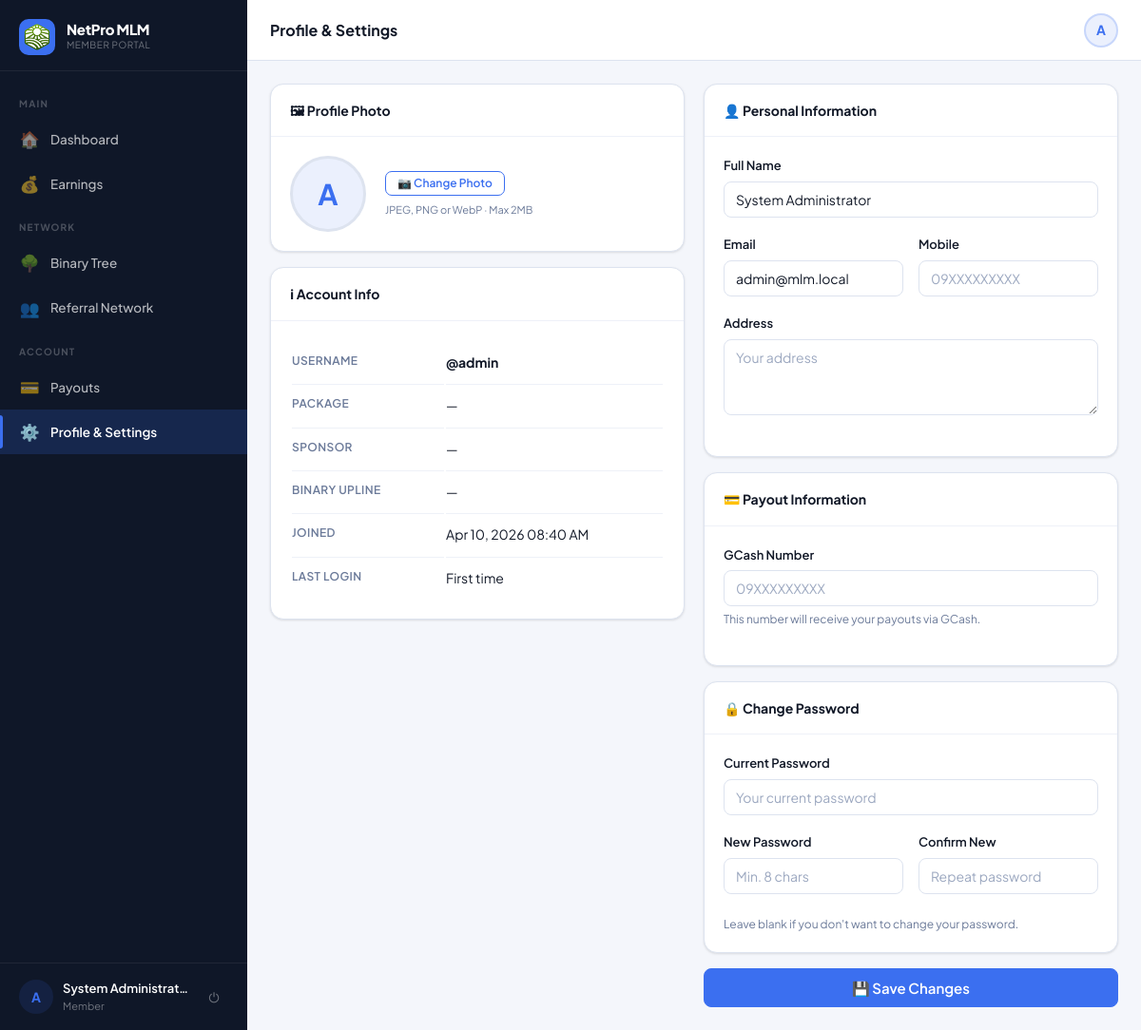
/?page=profile (signed in), run on the app's committed database.
### tables this page shows
CREATE TABLE users (
  id                INT UNSIGNED AUTO_INCREMENT PRIMARY KEY,
  username          VARCHAR(40)  NOT NULL UNIQUE,
  password_hash     VARCHAR(255) NOT NULL,
  role              ENUM('member','admin') NOT NULL DEFAULT 'member',
  package_id        INT UNSIGNED NULL,
  reg_code_id       INT UNSIGNED NULL,

   
  sponsor_id        INT UNSIGNED NULL,
  binary_parent_id  INT UNSIGNED NULL,
  binary_position   ENUM('left','right') NULL,

   
  left_count        INT UNSIGNED NOT NULL DEFAULT 0,
  right_count       INT UNSIGNED NOT NULL DEFAULT 0,
  pairs_paid        INT UNSIGNED NOT NULL DEFAULT 0,
  pairs_flushed     INT UNSIGNED NOT NULL DEFAULT 0,
  pairs_paid_today  INT UNSIGNED NOT NULL DEFAULT 0,   

   
  full_name         VARCHAR(120) NULL,
  email             VARCHAR(120) NULL,
  mobile            VARCHAR(20)  NULL,
  gcash_number      VARCHAR(20)  NULL,
  address           TEXT         NULL,
  photo             VARCHAR(200) NULL,

  ewallet_balance   DECIMAL(14,2) NOT NULL DEFAULT 0.00,
  status            ENUM('active','suspended','pending') NOT NULL DEFAULT 'active',
  joined_at         TIMESTAMP DEFAULT CURRENT_TIMESTAMP,
  last_login        TIMESTAMP NULL,

  FOREIGN KEY (sponsor_id)       REFERENCES users(id) ON DELETE SET NULL,
  FOREIGN KEY (binary_parent_id) REFERENCES users(id) ON DELETE SET NULL,
  FOREIGN KEY (package_id)       REFERENCES packages(id) ON DELETE SET NULL
);

### controllers/MemberController.php (called while the page is built, shortened)
<?php
class MemberController
{
    public function profile(): void
    {
        Auth::guard('member');
        $user = Auth::user();
        require 'views/member/profile.php';
    }
}

### index.php (called while the page is built, shortened)
<?php
require_once 'config/db.php';
require_once 'core/helpers.php';
require_once 'core/Auth.php';
if (setting('maintenance_mode') === '1' && !Auth::isAdmin()) {
    $name = setting('site_name', APP_NAME);
    http_response_code(503);
    die("<!doctype html><html><head><meta charset='UTF-8'><title>Maintenance — {$name}</title>
    <style>body{font-family:system-ui;display:flex;align-items:center;justify-content:center;min-height:100vh;margin:0;background:#f4f6fb;}
    .box{text-align:center;padding:40px;max-width:400px;}h1{font-size:24px;}p{color:#6b7a99;}</style>
    </head><body><div class='box'><div style='font-size:50px;margin-bottom:16px;'>🔧</div>
    <h1>{$name}</h1><p>We're performing scheduled maintenance. We'll be back shortly.</p></div></body></html>");
}
$page = $_GET['page'] ?? 'login';
$route = $routes[$page] ?? null;
[$ctrlClass, $method, $role] = $route;
(new $ctrlClass())->$method();

### config/db.php (called while the page is built, shortened)
<?php
function db(): PDO
{
    static $pdo = null;
    if ($pdo === null) {
        $dsn = sprintf(
            'mysql:host=%s;port=%s;dbname=%s;charset=utf8mb4',
            DB_HOST,
            DB_PORT,
            DB_NAME
        );
        try {
            $pdo = new PDO($dsn, DB_USER, DB_PASS, [
                PDO::ATTR_ERRMODE            => PDO::ERRMODE_EXCEPTION,
                PDO::ATTR_DEFAULT_FETCH_MODE => PDO::FETCH_ASSOC,
                PDO::ATTR_EMULATE_PREPARES   => false,
                PDO::MYSQL_ATTR_FOUND_ROWS   => true,
            ]);
        } catch (PDOException $e) {
            if (APP_ENV === 'development') {
                die('<pre>Database connection failed: ' . $e->getMessage() . '</pre>');
            }
            die('Service temporarily unavailable. Please try again later.');
        }
    }
    return $pdo;
}

### core/helpers.php (called while the page is built, shortened)
<?php
function e(mixed $val): string
{
    return htmlspecialchars((string) $val, ENT_QUOTES | ENT_SUBSTITUTE, 'UTF-8');
}
function fmt_date(?string $ts, string $format = 'M d, Y'): string
{
    return date($format, strtotime($ts));
}
function fmt_datetime(?string $ts): string
{
    return fmt_date($ts, 'M d, Y h:i A');
}
function current_page(): string
{
    return $_GET['page'] ?? 'login';
}
function setting(string $key, string $default = ''): string
{
    static $cache = [];
    if (!array_key_exists($key, $cache)) {
        $st = db()->prepare('SELECT value FROM settings WHERE key_name = ?');
        $st->execute([$key]);
        $cache[$key] = $st->fetchColumn() ?: $default;
    }
    return $cache[$key];
}

### core/Auth.php (called while the page is built, shortened)
<?php
class Auth
{
    public static function check(): bool
    {
        return isset($_SESSION['user_id']) && (int)$_SESSION['user_id'] > 0;
    }
    public static function isAdmin(): bool
    {
        return self::check() && $_SESSION['user_role'] === 'admin';
    }
    public static function id(): int
    {
        return (int)($_SESSION['user_id'] ?? 0);
    }
    public static function user(): array
    {
        static $user = null;
        if ($user === null) {
            $st = db()->prepare(
                'SELECT u.*, p.name AS package_name, p.pairing_bonus, p.daily_pair_cap,
                        p.direct_ref_bonus,
                        sp.username AS sponsor_username,
                        bp.username AS binary_parent_username
                 FROM   users u
                 LEFT JOIN packages p  ON p.id  = u.package_id
                 LEFT JOIN users sp    ON sp.id = u.sponsor_id
                 LEFT JOIN users bp    ON bp.id = u.binary_parent_id
                 WHERE  u.id = ?'
            );
            $st->execute([self::id()]);
            $user = $st->fetch() ?: [];
        }
        return $user;
    }
    public static function guard(string $role = 'member'): void
    {
        $u = self::user();
    }
}

### views/member/profile.php (the view, shortened to what this page needs)
<?php $pageTitle = 'Profile & Settings'; ?>
<!DOCTYPE html>
<html lang="en">
<head>
  <title><?= e($pageTitle . ' — ' . setting('site_name', APP_NAME)) ?></title>
  <link rel="stylesheet" href="<?= APP_URL ?>/assets/css/main.css">
  <link rel="stylesheet" href="<?= APP_URL ?>/assets/css/layout.css">
  <link rel="stylesheet" href="<?= APP_URL ?>/assets/css/components.css">
</head>
<body>
<div class="shell">
  <?php require 'views/partials/sidebar_member.php'; ?>
  <div class="main-area">
    <?php require 'views/partials/topbar.php'; ?>
    <main class="page-content">
      <form method="POST" action="<?= APP_URL ?>/?page=save_profile" enctype="multipart/form-data">
        <div class="grid-2" style="gap:20px;align-items:start;">
          <div style="display:flex;flex-direction:column;gap:16px;">
            <div class="card">
              <div class="card-header"><span class="card-title">🖼 Profile Photo</span></div>
              <div class="card-body" style="display:flex;align-items:center;gap:20px;flex-wrap:wrap;">
                <div id="photoPreviewWrap" style="width:80px;height:80px;border-radius:50%;overflow:hidden;background:var(--primary-light);display:flex;align-items:center;justify-content:center;font-size:30px;font-weight:700;color:var(--primary);flex-shrink:0;border:3px solid var(--border);">
                  <?php if ($user['photo']): ?>
                    <img id="photoPreview" src="<?= APP_URL ?>/uploads/<?= e($user['photo']) ?>" style="width:100%;height:100%;object-fit:cover;">
                  <?php else: ?>
                    <span id="photoInitial"><?= strtoupper(substr($user['username'], 0, 1)) ?></span>
                  <?php endif; ?>
                </div>
                <div>
                  <label class="btn btn-outline btn-sm" style="cursor:pointer;">
                    📷 Change Photo
                  </label>
                  <p class="text-muted" style="font-size:11px;margin-top:6px;">JPEG, PNG or WebP · Max 2MB</p>
                </div>
              </div>
            </div>
            <div class="card">
              <div class="card-header"><span class="card-title">ℹ Account Info</span></div>
              <div class="card-body">
                <table class="info-table">
                  <tr><td>Username</td><td><strong>@<?= e($user['username']) ?></strong></td></tr>
                  <tr><td>Package</td><td><?= e($user['package_name'] ?? '—') ?></td></tr>
                  <tr><td>Sponsor</td><td><?= isset($user['sponsor_username']) && $user['sponsor_username'] ? '@' . e($user['sponsor_username']) : '—' ?></td></tr>
                  <tr><td>Binary Upline</td><td>
                    <?php
                    $bpu = $user['binary_parent_username'] ?? null;
                    $bpp = $user['binary_position'] ?? null;
                    echo $bpu ? '@' . e($bpu) . ' (' . e($bpp) . ')' : '—';
                    ?>
                  </td></tr>
                  <tr><td>Joined</td><td><?= fmt_datetime($user['joined_at']) ?></td></tr>
                  <tr><td>Last Login</td><td><?= $user['last_login'] ? fmt_datetime($user['last_login']) : 'First time' ?></td></tr>
                </table>
              </div>
            </div>
          </div>
          <div style="display:flex;flex-direction:column;gap:16px;">
            <div class="card">
              <div class="card-header"><span class="card-title">👤 Personal Information</span></div>
              <div class="card-body">
                <div class="form-group">
                  <label class="form-label">Full Name</label>
                  <input type="text" name="full_name" class="form-control"
                    value="<?= e($user['full_name'] ?? '') ?>" placeholder="Your full name">
                </div>
                <div class="form-row">
                  <div class="form-group">
                    <label class="form-label">Email</label>
                    <input type="email" name="email" class="form-control"
                      value="<?= e($user['email'] ?? '') ?>" placeholder="email@example.com">
                  </div>
                  <div class="form-group">
                    <label class="form-label">Mobile</label>
                    <input type="tel" name="mobile" class="form-control" inputmode="tel"
                      value="<?= e($user['mobile'] ?? '') ?>" placeholder="09XXXXXXXXX">
                  </div>
                </div>
                <div class="form-group">
                  <label class="form-label">Address</label>
                  <textarea name="address" class="form-control" rows="2"
                    placeholder="Your address"><?= e($user['address'] ?? '') ?></textarea>
                </div>
              </div>
            </div>
            <div class="card">
              <div class="card-header"><span class="card-title">💳 Payout Information</span></div>
              <div class="card-body">
                <div class="form-group">
                  <label class="form-label">GCash Number</label>
                  <input type="tel" name="gcash_number" class="form-control" inputmode="numeric"
                    value="<?= e($user['gcash_number'] ?? '') ?>" placeholder="09XXXXXXXXX">
                  <div class="form-hint">This number will receive your payouts via GCash.</div>
                </div>
              </div>
            </div>
            <div class="card">
              <div class="card-header"><span class="card-title">🔒 Change Password</span></div>
              <div class="card-body">
                <div class="form-group">
                  <label class="form-label">Current Password</label>
                  <input type="password" name="current_password" class="form-control" placeholder="Your current password" autocomplete="current-password">
                </div>
                <div class="form-row">
                  <div class="form-group">
                    <label class="form-label">New Password</label>
                    <input type="password" name="new_password" class="form-control" placeholder="Min. 8 chars" minlength="8" autocomplete="new-password">
                  </div>
                  <div class="form-group">
                    <label class="form-label">Confirm New</label>
                    <input type="password" name="new_password_confirm" class="form-control" placeholder="Repeat password" autocomplete="new-password">
                  </div>
                </div>
                <div class="form-hint">Leave blank if you don't want to change your password.</div>
              </div>
            </div>
            <button type="submit" class="btn btn-primary btn-full btn-lg">💾 Save Changes</button>
          </div>
        </div>
      </form>
    </main>
  </div>
</div>
</body>
</html>

### views/partials/sidebar_member.php (shortened to what this page needs)
<?php
$currentPage = current_page();
$user        = Auth::user();
$initials    = strtoupper(substr($user['username'] ?? 'U', 0, 1));
$displayName = $user['full_name'] ?: ('@' . $user['username']);
?>
<aside class="sidebar" id="sidebar">
  <div class="sidebar-brand">
    <div class="brand-icon"><img src="<?= APP_URL ?>/assets/img/logo.png" alt="Logo" style="width:28px;height:28px;object-fit:contain;"></div>
    <div>
      <div class="brand-name"><?= e(setting('site_name', APP_NAME)) ?></div>
      <div class="brand-sub">Member Portal</div>
    </div>
  </div>
  <nav class="sidebar-nav">
    <div class="nav-section-label">Main</div>
    <a href="<?= APP_URL ?>/?page=dashboard"
       class="nav-item <?= $currentPage === 'dashboard' ? 'active' : '' ?>">
      <span class="nav-icon">🏠</span> Dashboard
    </a>
    <a href="<?= APP_URL ?>/?page=earnings"
       class="nav-item <?= $currentPage === 'earnings' ? 'active' : '' ?>">
      <span class="nav-icon">💰</span> Earnings
    </a>
    <div class="nav-section-label">Network</div>
    <a href="<?= APP_URL ?>/?page=genealogy&view=binary"
       class="nav-item <?= ($currentPage === 'genealogy' && ($_GET['view'] ?? '') !== 'referral') ? 'active' : '' ?>">
      <span class="nav-icon">🌳</span> Binary Tree
    </a>
    <a href="<?= APP_URL ?>/?page=genealogy&view=referral"
       class="nav-item <?= ($currentPage === 'genealogy' && ($_GET['view'] ?? '') === 'referral') ? 'active' : '' ?>">
      <span class="nav-icon">👥</span> Referral Network
    </a>
    <div class="nav-section-label">Account</div>
    <a href="<?= APP_URL ?>/?page=payout"
       class="nav-item <?= $currentPage === 'payout' ? 'active' : '' ?>">
      <span class="nav-icon">💳</span> Payouts
    </a>
    <a href="<?= APP_URL ?>/?page=profile"
       class="nav-item <?= $currentPage === 'profile' ? 'active' : '' ?>">
      <span class="nav-icon">⚙️</span> Profile & Settings
    </a>
  </nav>
  <div class="sidebar-footer">
    <div class="sidebar-user">
      <div class="user-avatar">
        <?php if ($user['photo']): ?>
          <img src="<?= APP_URL ?>/uploads/<?= e($user['photo']) ?>" alt="">
        <?php else: ?>
          <?= $initials ?>
        <?php endif; ?>
      </div>
      <div class="user-info">
        <div class="user-name"><?= e($displayName) ?></div>
        <div class="user-role"><?= e($user['package_name'] ?? 'Member') ?></div>
      </div>
      <a href="<?= APP_URL ?>/?page=logout" class="sidebar-logout" title="Log out">⏻</a>
    </div>
  </div>
</aside>

### views/partials/topbar.php (shortened to what this page needs)
<?php
$user         = Auth::user();
$initials     = strtoupper(substr($user['username'] ?? 'U', 0, 1));
?>
<header class="topbar">
  <div class="topbar-title"><?= e($pageTitle ?? 'Dashboard') ?></div>
  <div class="topbar-right">
    <a href="<?= APP_URL ?>/?page=<?= Auth::isAdmin() ? 'admin' : 'profile' ?>"
       class="topbar-avatar" title="<?= e($user['username'] ?? '') ?>">
      <?php if ($user['photo'] ?? ''): ?>
        <img src="<?= APP_URL ?>/uploads/<?= e($user['photo']) ?>" alt="">
      <?php else: ?>
        <?= $initials ?>
      <?php endif; ?>
    </a>
  </div>
</header>

### data on the page
users: username "A", full_name "System Administrat…", username "admin", joined_at "Apr 10, 2026 08:40 AM", full_name "System Administrator", email "admin@mlm.local"

### other printed values
setting('site_name', APP_NAME) "NetPro MLM"
$user['package_name'] "Member"
$pageTitle "Profile & Settings"
$user['package_name'] "—"
